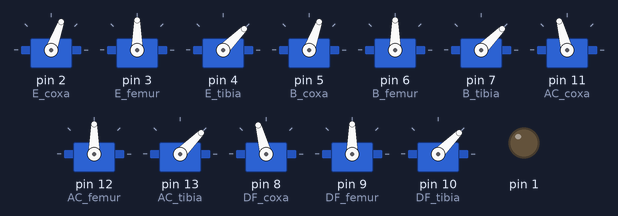
Recording of a sketch running on a simulated Arduino Uno, built with avr-gcc and run on an emulated ATmega328P. Shown: 12 × servo, output pins drawn as LEDs (lit = HIGH). Pins used as bus, display or sensor lines are not drawn.

Above: at 0.05 s.
At 1.8 s:
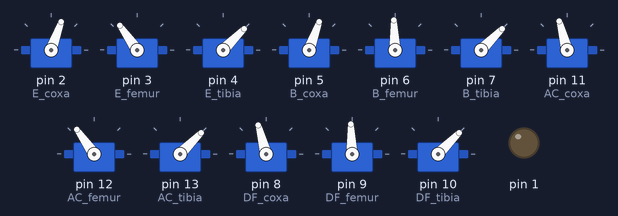
At 3.6 s:
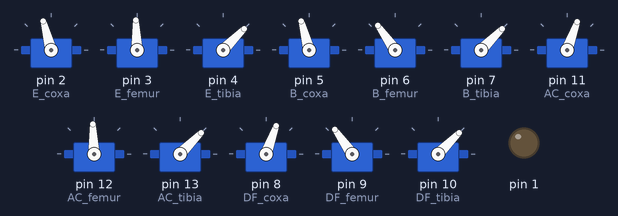
At 7.2 s:
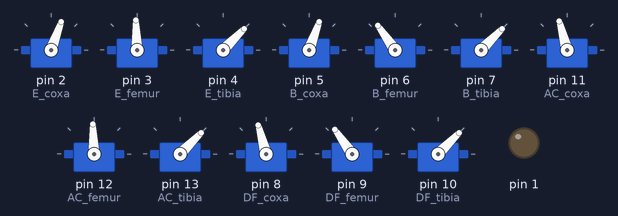
At 10.8 s:
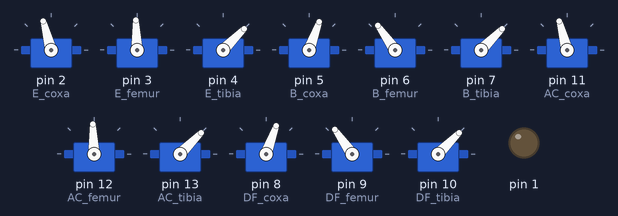
At 14.4 s:
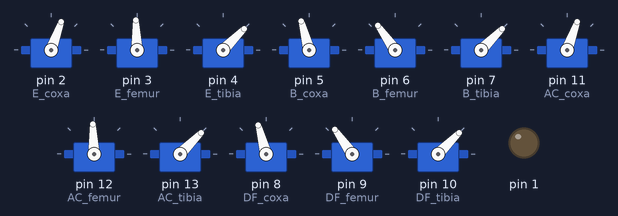
Timing chart, 0 to 18.7 s (numbered marks = the images above):
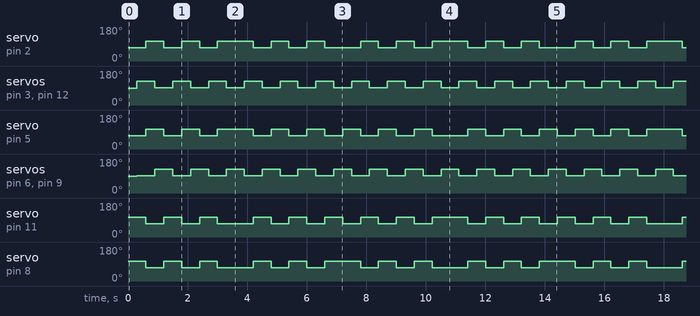

The sketch:

Servo.ino
```cpp
 #include <Servo.h>

 #define TIBIA 45
 #define DELAY 300

 #define COXA_CCW 70
 #define COXA_CW 105

/*
~front~
A  D
B  E
C  F
~back~
*/

 #define AC_UP 92
 #define AC_DOWN 125

int UP = AC_UP;
int DOWN = AC_DOWN;

Servo E_coxa;
Servo E_femur;
Servo E_tibia;

Servo B_coxa;
Servo B_femur;
Servo B_tibia;

Servo AC_coxa;
Servo AC_femur;
Servo AC_tibia;

Servo DF_coxa;
Servo DF_femur;
Servo DF_tibia;

void setup()
{
  digitalWrite(2, OUTPUT);
  digitalWrite(3, OUTPUT);
  digitalWrite(4, OUTPUT);
  digitalWrite(5, OUTPUT);
  digitalWrite(6, OUTPUT);
  digitalWrite(7, OUTPUT);
  digitalWrite(8, OUTPUT);
  digitalWrite(9, OUTPUT);
  digitalWrite(10, OUTPUT);
  digitalWrite(11, OUTPUT);
  digitalWrite(12, OUTPUT);
  digitalWrite(13, OUTPUT);

  pinMode(1, OUTPUT);
  pinMode(2, OUTPUT);
  pinMode(3, OUTPUT);
  pinMode(4, OUTPUT);
  pinMode(5, OUTPUT);
  pinMode(6, OUTPUT);
  pinMode(7, OUTPUT);
  pinMode(8, OUTPUT);
  pinMode(9, OUTPUT);
  pinMode(10, OUTPUT);
  pinMode(11, OUTPUT);
  pinMode(12, OUTPUT);
  pinMode(13, OUTPUT);

  E_coxa.attach(2);
  E_femur.attach(3);
  E_tibia.attach(4);

  B_coxa.attach(5);
  B_femur.attach(6);
  B_tibia.attach(7);

  AC_coxa.attach(11);
  AC_femur.attach(12);
  AC_tibia.attach(13);

  DF_coxa.attach(8);
  DF_femur.attach(9);
  DF_tibia.attach(10);

}

void loop()
{
  for (int i=0; i<=2; i++){
    walkfwd();
  }
  for (int j=0; j<=2; j++){
    walkbwd();
  }
  for (int k=0; k<=2; k++){
    turnleft();
  }
  for (int l=0; l<=2; l++){
    turnright();
  }


}
void walkbwd() {
  tibia();
  b1();
  b2();
  b3();
  b4();
}
void walkfwd() {
  tibia();
  tri1();
  tri2();
  tri3();
  tri4();
}

void turnleft() {
  tibia();
  l1();
  l2();
  l3();
  l4();
}

void turnright() {
  tibia();
  r1();
  r2();
  r3();
  r4();
}
void tibia() {
  AC_tibia.write(TIBIA);
  B_tibia.write(TIBIA);
  DF_tibia.write(TIBIA);
  E_tibia.write(TIBIA);
}

void tri1() {
  AC_coxa.write(COXA_CW);
  E_coxa.write(COXA_CCW);

  DF_coxa.write(COXA_CW);
  B_coxa.write(COXA_CCW);

  delay(DELAY);
};
void tri2() {
  AC_femur.write(AC_DOWN);
  E_femur.write(DOWN);

  DF_femur.write(UP);
  B_femur.write(UP);

  delay(DELAY);
};

void tri3() {
  AC_coxa.write(COXA_CCW);
  E_coxa.write(COXA_CW);

  DF_coxa.write(COXA_CCW);
  B_coxa.write(COXA_CW);

  delay(DELAY);
};
void tri4() {
  AC_femur.write(AC_UP);
  E_femur.write(UP);

  DF_femur.write(DOWN);
  B_femur.write(DOWN);

  delay(DELAY);
};


void b1() {
  AC_coxa.write(COXA_CCW);
  E_coxa.write(COXA_CW);

  DF_coxa.write(COXA_CCW);
  B_coxa.write(COXA_CW);

  delay(DELAY);
};
void b2() {
  AC_femur.write(AC_DOWN);
  E_femur.write(DOWN);

  DF_femur.write(UP);
  B_femur.write(UP);

  delay(DELAY);
};

void b3() {
  AC_coxa.write(COXA_CW);
  E_coxa.write(COXA_CCW);

  DF_coxa.write(COXA_CW);
  B_coxa.write(COXA_CCW);

  delay(DELAY);
};
void b4() {
  AC_femur.write(AC_UP);
  E_femur.write(UP);

  DF_femur.write(DOWN);
  B_femur.write(DOWN);

  delay(DELAY);
};


void l1() {
  AC_coxa.write(COXA_CCW);
  E_coxa.write(COXA_CCW);

  DF_coxa.write(COXA_CW);
  B_coxa.write(COXA_CW);

  delay(DELAY);
};
void l2() {
  AC_femur.write(DOWN);
  E_femur.write(DOWN);

  DF_femur.write(UP);
  B_femur.write(UP);

  delay(DELAY);
};

void l3() {
  AC_coxa.write(COXA_CW);
  E_coxa.write(COXA_CW);

  DF_coxa.write(COXA_CCW);
  B_coxa.write(COXA_CCW);

  delay(DELAY);
};
void l4() {
  AC_femur.write(UP);
  E_femur.write(UP);

  DF_femur.write(DOWN);
  B_femur.write(DOWN);

  delay(DELAY);
};


void r1() {
  AC_coxa.write(COXA_CW);
  E_coxa.write(COXA_CW);

  DF_coxa.write(COXA_CCW);
  B_coxa.write(COXA_CCW);

  delay(DELAY);
};
void r2() {
  AC_femur.write(DOWN);
  E_femur.write(DOWN);

  DF_femur.write(UP);
  B_femur.write(UP);

  delay(DELAY);
};

void r3() {
  AC_coxa.write(COXA_CCW);
  E_coxa.write(COXA_CCW);

  DF_coxa.write(COXA_CW);
  B_coxa.write(COXA_CW);

  delay(DELAY);
};
void r4() {
  AC_femur.write(UP);
  E_femur.write(UP);

  DF_femur.write(DOWN);
  B_femur.write(DOWN);

  delay(DELAY);
};
```

Measured:
- by itself, servo on pin 5 (B_coxa), servo on pin 11 (AC_coxa): moves between 70° and 105°, repeating every 14.4 s
- by itself, servo on pin 2 (E_coxa): repeats every 7.2 s: 70° 0.60 s, 105° 0.60 s, 70° 0.60 s, 105° 1.2 s, 2 × (70° 0.60 s, 105° 0.60 s), 70° 1.2 s, 105° 0.60 s
- by itself, servo on pin 8 (DF_coxa): repeats every 7.2 s: 105° 0.60 s, 70° 0.60 s, 105° 0.60 s, 70° 1.2 s, 2 × (105° 0.60 s, 70° 0.60 s), 105° 1.2 s, 70° 0.60 s
